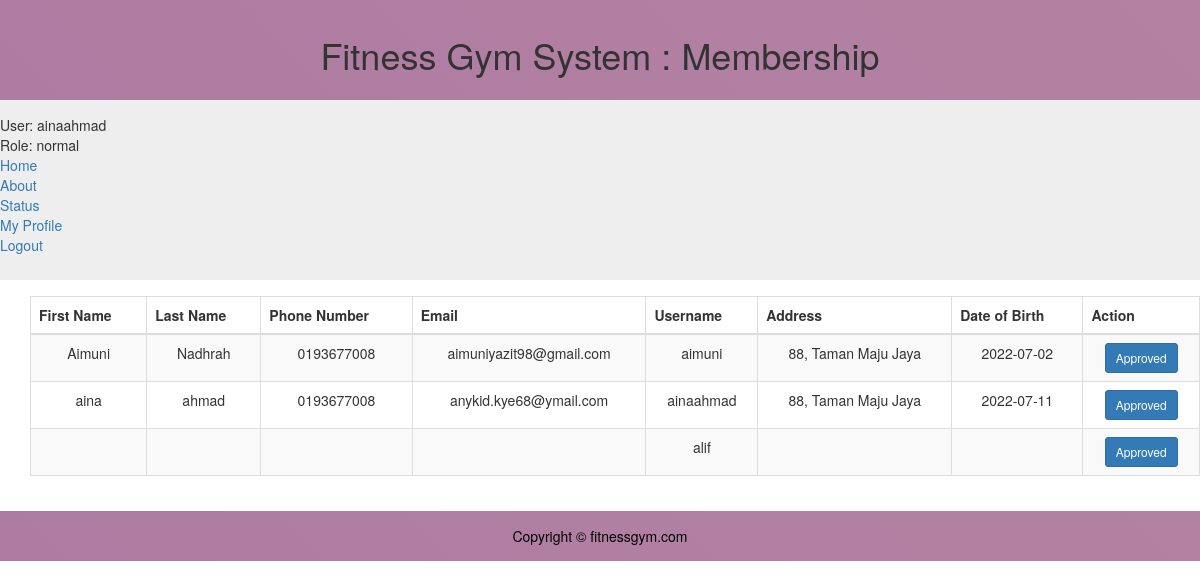
Screenshot of /review.php (signed in) with the database file from the repository.
### tables this page shows
CREATE TABLE `app_user` (
  `username` varchar(10) NOT NULL,
  `password` varchar(50) NOT NULL,
  `role` varchar(50) NOT NULL,
  `status` varchar(50) NOT NULL,
  `fname` varchar(50) DEFAULT NULL,
  `lname` varchar(50) DEFAULT NULL,
  `email` varchar(50) DEFAULT NULL,
  `pnumber` varchar(50) DEFAULT NULL,
  `dob` varchar(50) DEFAULT NULL,
  `address` varchar(50) DEFAULT NULL
);

### review.php (the view, shortened to what this page needs)
<?php session_start();
require_once 'pagehead.php';
?>
<div class="flex-container">
<header>
  <h1>Fitness Gym System : Membership</h1>
  <link rel="stylesheet" href="https://maxcdn.bootstrapcdn.com/bootstrap/3.3.7/css/bootstrap.css">
</header>
<?php include "pagenav.php"?>
		<article class="article">
		<div class="col-md-12">
		</div>
	<body>
    <div class="wrapper">
        <div class="container-fluid">
            <div class="row">
                <div class="col-md-12">
                         <?php
                    require_once "dbconnect.php";
                    $data = "SELECT * FROM app_user";
                    if($app_user = mysqli_query($conn, $data)){
                        if(mysqli_num_rows($app_user) > 0){
                            echo "<table class='table table-bordered table-striped'>
                                    <thead>
                                      <tr>
                                        <th>First Name</th>
                                        <th>Last Name</th>
                                        <th>Phone Number</th>
										<th>Email</th>
										<th>Username</th>
                                        <th>Address</th>
										<th>Date of Birth</th>
                                        <th>Action</th>
                                      </tr>
                                    </thead>
                                    <tbody>";
                                while($user = mysqli_fetch_array($app_user)) {
                                    echo "<tr>
                                            <td>" . $user['fname'] . "</td>
                                            <td>" . $user['lname'] . "</td>
											<td>" . $user['pnumber'] . "</td>
                                            <td>" . $user['email'] . "</td>
                                            <td>" . $user['username'] . "</td>
											<td>" . $user['address'] . "</td>
                                            <td>" . $user['dob'] . "</td>";
									echo '	<td>
												<a href="approve.php?fname=' . $user['fname'] . '">
												<button Class="btn btn-primary btn-sm">Approved </button></a>' ;
											echo "</td>";
											echo "</tr>";
                                }
                                echo "</tbody>
                                </table>";
                        } else{
                            echo "<p class='lead'><em>No records found.</em></p>";
                        }
                    } else{
                        echo "ERROR: Could not able to execute $sql. " . mysqli_error($conn);
                    }
                    ?>
                </div>
            </div>
        </div>
    </div>
  </body>
</html>
<?php include "pagefoot.php"?>

### stylesheader.css (style rules this page uses)
.flex-container { display: -webkit-flex; display: flex; -webkit-flex-flow: row wrap; flex-flow: row wrap; text-align: center; }
.flex-container > * { padding: 15px; -webkit-flex: 1 100%; flex: 1 100%; }
header { background: linear-gradient(45deg, #ae7ca2, #b382a2); }
@media all and (min-width: 768px) { .article { -webkit-flex:5 0px;flex:5 0px;-webkit-order:2;order:2; } }

### review.php (style rules this page uses)
.wrapper { width: 1200px; margin: 0 auto; }

### rows the page displays
app_user: fname "Aimuni", lname "Nadhrah", pnumber "0193677008", email "aimuniyazit98@gmail.com", username "aimuni", address "88, Taman Maju Jaya", dob "2022-07-02"
app_user: fname "aina", lname "ahmad", pnumber "0193677008", email "anykid.kye68@ymail.com", username "ainaahmad", address "88, Taman Maju Jaya", dob "2022-07-11"
app_user: username "alif"

### other values shown
$_SESSION['username'] "ainaahmad"
$_SESSION['role'] "normal"
